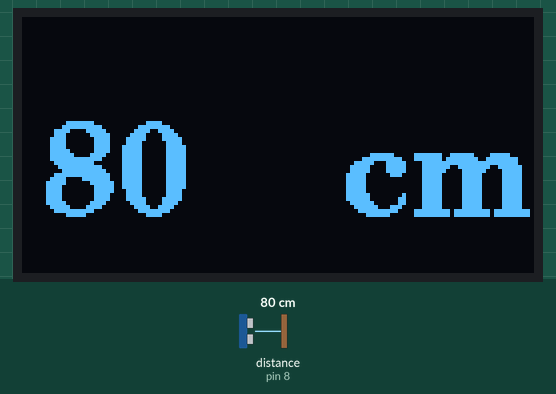
Recording of a sketch running on a simulated Arduino Uno, built with avr-gcc and run on an emulated ATmega328P. On the bench: 128×64 one-colour display. Wiring (inferred from the names in the program): ultrasonic range finder: trigger pin 7; echo pin 8. The inputs (shaded band) are chosen by the test bench; at power-on: distance to the obstacle (sensor on pin 8) 80 cm. The echo pulse lasts 58.3 µs per cm.

Above: at 1.2 s.
1.3 s: distance to the obstacle (sensor on pin 8) set to 2 cm
At 2.4 s:
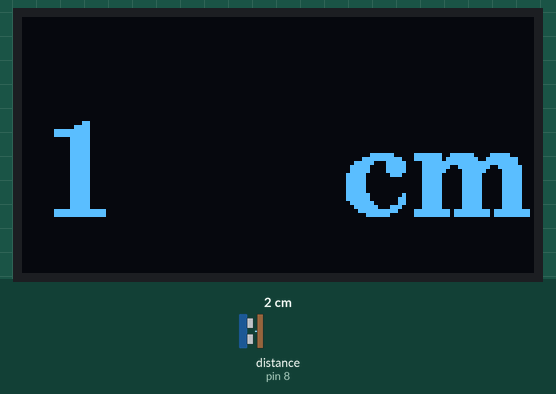
3.0 s: distance to the obstacle (sensor on pin 8) set to 4 cm
At 4.3 s:
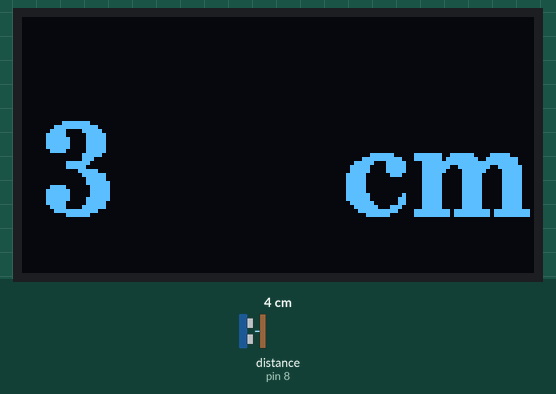
4.6 s: distance to the obstacle (sensor on pin 8) set to 9 cm
At 5.6 s:
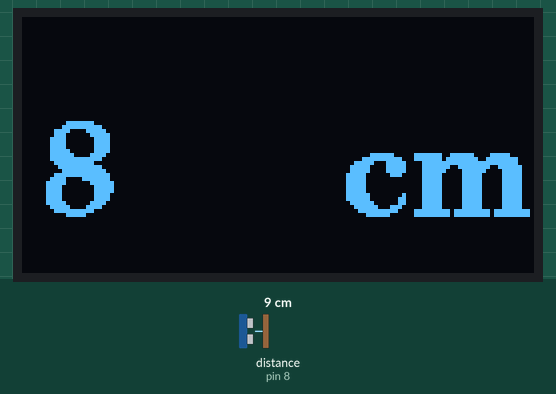
Timing chart, 0 to 7.6 s (numbered marks = the images above; inputs shaded):
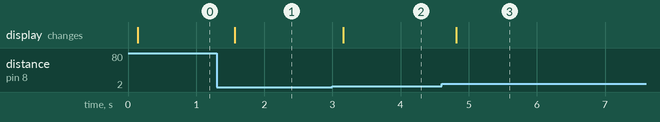

Measured:
- after the input at 1.3 s, the display: changes after 0.26 s (image 1)
- after the input at 3.0 s, the display: changes after 0.15 s (image 2)
- after the input at 4.6 s, the display: changes after 0.22 s (image 3)

The sketch:

SR04_OLED.ino
```cpp
#include<U8glib.h>
U8GLIB_SSD1306_128X64 u8g(10, 9, 12, 11, 13);

const int TrigPin = 7;
const int EchoPin = 8;
unsigned int distance;

void setup() {

        pinMode(TrigPin, OUTPUT);
        pinMode(EchoPin, INPUT);


    u8g.setColorIndex(1);         // pixel on

}

void loop() {
        digitalWrite(TrigPin, LOW);
        delayMicroseconds(2);
        digitalWrite(TrigPin, HIGH);
        delayMicroseconds(10);
        digitalWrite(TrigPin, LOW);

        distance = pulseIn(EchoPin, HIGH) / 58.00;


   u8g.firstPage();
  do {
    draw();
  } while( u8g.nextPage() );

  delay(100);
}

void draw(void) {
   u8g.setFont(u8g_font_ncenB24);
  //u8g.setFont(u8g_font_osb21);
  u8g.drawStr( 80, 50, "cm");

  u8g.setPrintPos(5, 50);
  u8g.print(distance);


}
```
